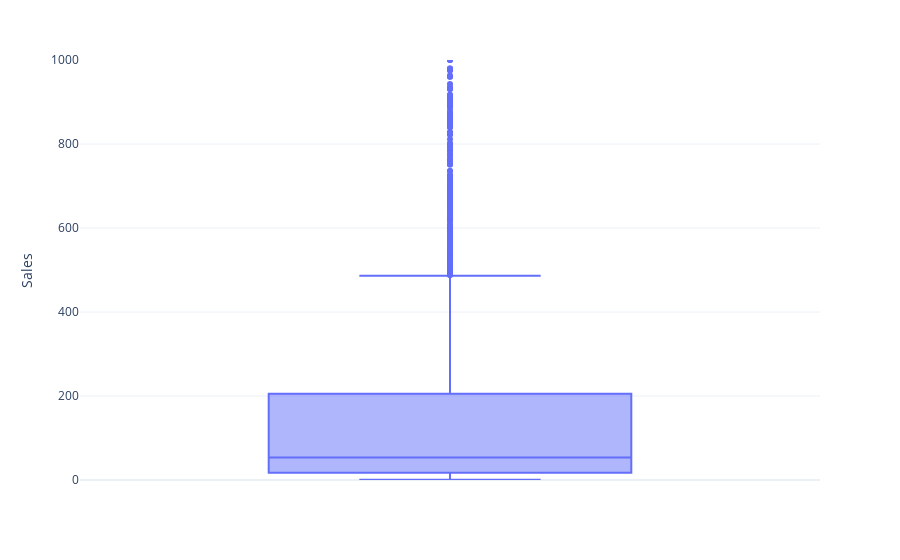

Notebook code cell kept with this figure:
### Markdown cell above
**Show the distribution and skewness of Sales [Boxplot]**

### Code cell
# Create Chart
fig = px.box(df,
              y='Sales',
              range_y=[0,1000],
              template=template_style)


# Plot Chart
fig.show()

### Figure 1 — Plotly figure (JSON) as saved in the notebook; plotly's stock layout.template omitted (floating-point values rounded to 4 significant figures; data arrays with more than 128 entries replaced by an {"elided": "..."} marker saying what was removed)
{"data": [{"alignmentgroup": "True", "hovertemplate": "Sales=%{y}<extra></extra>", "legendgroup": "", "marker": {"color": "#636efa"}, "name": "", "notched": false, "offsetgroup": "", "orientation": "v", "showlegend": false, "type": "box", "x0": " ", "xaxis": "x", "y": {"elided": "3312 float values"}, "y0": " ", "yaxis": "y"}], "layout": {"boxmode": "group", "legend": {"tracegroupgap": 0}, "margin": {"t": 60}, "xaxis": {"anchor": "y", "domain": [0, 1]}, "yaxis": {"anchor": "x", "domain": [0, 1], "range": [0, 1000], "title": {"text": "Sales"}}}}
